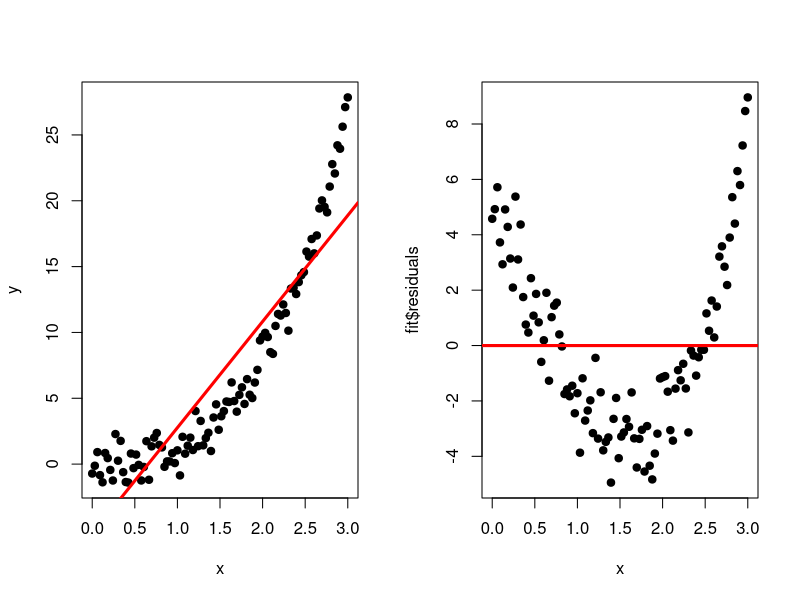

The R script that drew this image:
x <- seq(0,3,length=100)
y <- rnorm(100,mean=x^3)

fit <- lm(y~x)

par(mfrow=c(1,2))

plot(x,y,pch=19)
abline(fit, col="red", lwd=3)

plot(x,fit$residuals, pch=19)
abline(c(0,0), col="red", lwd=3)
